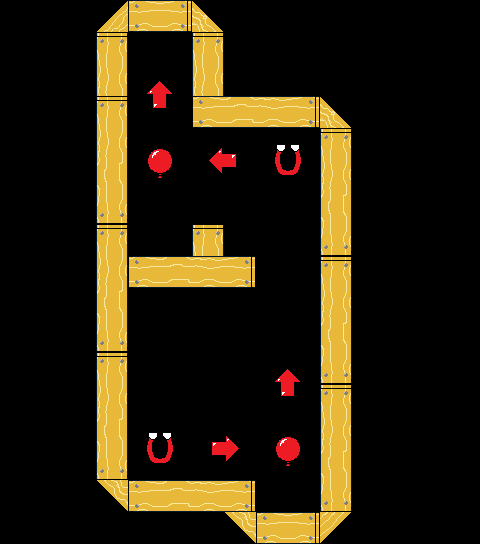

The image is a tile-based game level rendered from a .tmx file. Its description and complete source (layers, tilesets, objects, tile grids) follow:
An orthogonal 15x17 tile map with 32x32 px tiles, 2 tile layers (background, foreground), 2 tilesets and 4 objects (2x fan, exit, spawn).

<map version="1.0" orientation="orthogonal" renderorder="right-down" width="15" height="17" tilewidth="32" tileheight="32" nextobjectid="52">
 <tileset firstgid="1" name="basic" tilewidth="32" tileheight="32" tilecount="256" columns="16">
  <image source="basic-tiles.png" width="512" height="512" />
 </tileset>
 <tileset firstgid="257" name="objects" tilewidth="32" tileheight="64" tilecount="3" columns="0">
  <tile id="1">
   <image width="32" height="64" source="fan_0.png" />
  </tile>
  <tile id="3">
   <image width="32" height="32" source="exit.png" />
  </tile>
  <tile id="4">
   <image width="32" height="32" source="spawn.png" />
  </tile>
 </tileset>
 <layer name="background" width="15" height="17">
  <data encoding="csv">
0,0,0,0,0,0,0,0,0,0,0,0,0,0,0,
0,0,0,0,0,0,0,0,0,0,0,0,0,0,0,
0,0,0,0,56,57,0,0,0,0,0,0,0,0,0,
0,0,0,0,72,73,0,0,0,0,0,0,0,0,0,
0,0,0,0,22,23,54,55,14,15,0,0,0,0,0,
0,0,0,0,38,39,70,71,30,31,0,0,0,0,0,
0,0,0,0,0,0,0,0,0,0,0,0,0,0,0,
0,0,0,0,0,0,0,0,0,0,0,0,0,0,0,
0,0,0,0,0,0,0,0,0,0,0,0,0,0,0,
0,0,0,0,0,0,0,0,0,0,0,0,0,0,0,
0,0,0,0,0,0,0,0,0,0,0,0,0,0,0,
0,0,0,0,0,0,0,0,56,57,0,0,0,0,0,
0,0,0,0,0,0,0,0,72,73,0,0,0,0,0,
0,0,0,0,14,15,36,37,22,23,0,0,0,0,0,
0,0,0,0,30,31,52,53,38,39,0,0,0,0,0,
0,0,0,0,0,0,0,0,0,0,0,0,0,0,0,
0,0,0,0,0,0,0,0,0,0,0,0,0,0,0
</data>
 </layer>
 <layer name="foreground" width="15" height="17">
  <data encoding="csv">
0,0,0,4,66,69,5,0,0,0,0,0,0,0,0,
0,0,0,17,0,0,17,0,0,0,0,0,0,0,0,
0,0,0,33,0,0,33,0,0,0,0,0,0,0,0,
0,0,0,17,0,0,66,67,68,69,5,0,0,0,0,
0,0,0,33,0,0,0,0,0,0,17,0,0,0,0,
0,0,0,49,0,0,0,0,0,0,33,0,0,0,0,
0,0,0,65,0,0,0,0,0,0,49,0,0,0,0,
0,0,0,17,0,0,17,0,0,0,65,0,0,0,0,
0,0,0,33,66,67,68,69,0,0,17,0,0,0,0,
0,0,0,49,0,0,0,0,0,0,33,0,0,0,0,
0,0,0,65,0,0,0,0,0,0,49,0,0,0,0,
0,0,0,17,0,0,0,0,0,0,65,0,0,0,0,
0,0,0,33,0,0,0,0,0,0,17,0,0,0,0,
0,0,0,49,0,0,0,0,0,0,33,0,0,0,0,
0,0,0,65,0,0,0,0,0,0,49,0,0,0,0,
0,0,0,3,66,67,68,69,0,0,65,0,0,0,0,
0,0,0,0,0,0,0,3,66,69,2,0,0,0,0
</data>
 </layer>
 <objectgroup name="objects">
  <object id="23" type="fan" gid="258" x="320" y="512" width="32" height="64" rotation="-90" />
  <object id="24" name="exit" type="exit" gid="260" x="144" y="80" width="32" height="32" />
  <object id="25" name="spawn" type="spawn" gid="261" x="176" y="432" width="32" height="32" />
  <object id="51" type="fan" gid="258" x="192" y="256" width="32" height="64" rotation="-90" />
 </objectgroup>
</map>
